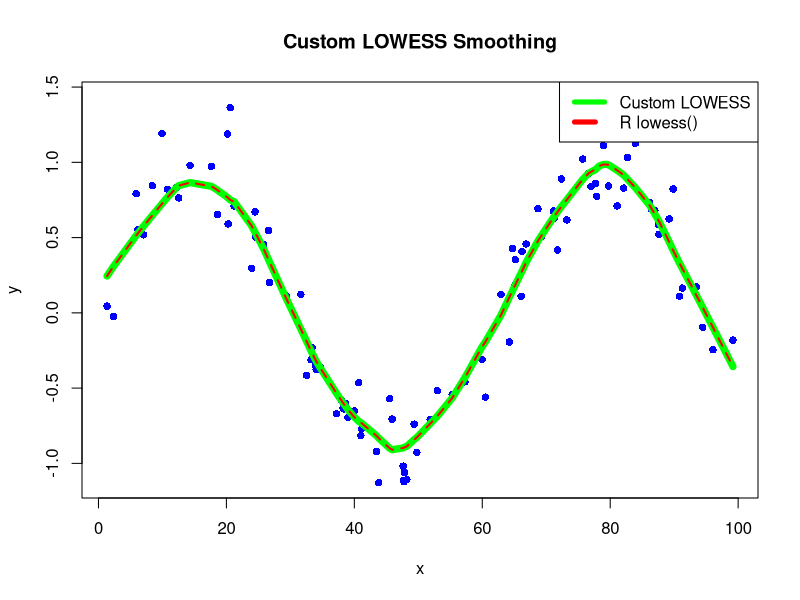

Here is the R script that generated this plot:
## ---- chunk 1
set.seed(1)
# generate a sequence of numbers from 1 - 100
x <- runif(100, min=0, max=100)
# ei ~ N(0, 0.2)
e <- rnorm(100, mean = 0, sd = 0.2)
# generate y as a noisy sine wave
y <- sin(x / 10) + e 
## ---- chunk 2
customLowess <- function(x, y, f) {
  n <- length(x) # set n to the number of x values
  k <- ceiling(f*n) # number of closest neighbours used for xi
  y_hat <- numeric(n) # create space for smoothed y values
  
  distances_matrix <- abs(outer(x,x, "-")) # calculate the distance between xj and xi
  
  neighbours <- apply(distances_matrix, 1, function(d) order(d)[1:k])
  d_max <- apply(distances_matrix, 1, function(d) max(d[order(d)[1:k]]))
  weights_matrix <- (1-(distances_matrix / d_max)^3)^3
  weights_matrix[distances_matrix > d_max] <- 0
  
  X <- cbind(1, x)
  y_hat <- sapply(1:n, function(i){
    neighbour <- neighbours[, i]
    W <- diag(weights_matrix[i, neighbour])
    X_subset <- X[neighbour, ,drop=FALSE]
    Y_subset <- y[neighbour]
    
    beta <- solve( t(X_subset)%*%W%*%X_subset ) %*% t(X_subset)%*%W%*%Y_subset
    
    return(beta[1]+beta[2]*x[i])
  })
  return(y_hat)
}

y_smooth <- customLowess(x, y, f=0.2)
## ---- chunk 3
builtin_lowess <- lowess(x, y, f=0.2, iter=0)

# Ensure x is sorted before plotting
sorted_indices <- order(x)
x_sorted <- x[sorted_indices]
y_smooth_sorted <- y_smooth[sorted_indices]

# Plot results
plot(x, y, col = "blue", pch = 16, main = "Custom LOWESS Smoothing")
lines(x_sorted, y_smooth_sorted, col = "green", lwd = 7)  # Use sorted x-values
lines(builtin_lowess, col = "red", lwd = 2, lty = 2)
legend("topright", legend = c("Custom LOWESS", "R lowess()"), 
       col = c("green", "red"), lwd = 5, lty = c(1, 2))
